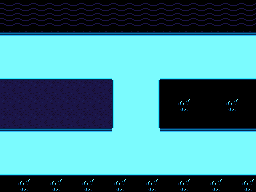

Tiled map render using the project's own tile images. Description and the whole map definition, tile-layer contents included, below:
An orthogonal 16x12 tile map with 16x16 px tiles, 3 tile layers (BGLower, BGUpper, BGUpper2) and 3 objects.

<map version="1.10" tiledversion="1.10.1" orientation="orthogonal" renderorder="right-down" width="16" height="12" tilewidth="16" tileheight="16" infinite="0" nextlayerid="11" nextobjectid="206">
 <tileset firstgid="1" source="waterfall.tsx" />
 <layer id="7" name="BGLower" width="16" height="12">
  <data encoding="csv">
155,155,155,155,155,155,155,155,155,155,155,155,155,155,155,155,
173,173,173,173,173,173,173,173,173,173,173,173,173,173,173,173,
140,140,140,140,140,140,140,140,140,140,140,140,140,140,140,140,
158,158,158,158,158,158,158,158,158,158,158,158,158,158,158,158,
176,176,176,176,176,176,176,158,158,158,176,176,176,176,176,176,
116,116,116,116,116,116,116,157,158,159,119,119,119,119,119,119,
116,116,116,116,116,116,116,157,158,159,119,180,119,119,180,119,
116,116,116,116,116,116,116,157,158,159,119,119,119,119,119,119,
140,140,140,140,140,140,140,158,158,158,140,140,140,140,140,140,
158,158,158,158,158,158,158,158,158,158,158,158,158,158,158,158,
176,176,176,176,176,176,176,176,176,176,176,176,176,176,176,176,
119,180,119,180,119,180,119,180,119,180,119,180,119,180,119,180
</data>
 </layer>
 <layer id="8" name="BGUpper" width="16" height="12">
  <data encoding="csv">
0,0,0,0,0,0,0,0,0,0,0,0,0,0,0,0,
0,0,0,0,0,0,0,0,0,0,0,0,0,0,0,0,
0,0,0,0,0,0,0,0,0,0,0,0,0,0,0,0,
0,0,0,0,0,0,0,0,0,0,0,0,0,0,0,0,
0,0,0,0,0,0,0,0,0,0,0,0,0,0,0,0,
0,0,0,0,0,0,0,0,0,0,0,0,0,0,0,0,
0,0,0,0,0,0,0,0,0,0,0,0,0,0,0,0,
0,0,0,0,0,0,0,0,0,0,0,0,0,0,0,0,
0,0,0,0,0,0,0,0,0,0,0,0,0,0,0,0,
0,0,0,0,0,0,0,0,0,0,0,0,0,0,0,0,
0,0,0,0,0,0,0,0,0,0,0,0,0,0,0,0,
0,0,0,0,0,0,0,0,0,0,0,0,0,0,0,0
</data>
 </layer>
 <layer id="9" name="BGUpper2" width="16" height="12">
  <data encoding="csv">
0,0,0,0,0,0,0,0,0,0,0,0,0,0,0,0,
0,0,0,0,0,0,0,0,0,0,0,0,0,0,0,0,
0,0,0,0,0,0,0,0,0,0,0,0,0,0,0,0,
0,0,0,0,0,0,0,0,0,0,0,0,0,0,0,0,
0,0,0,0,0,0,0,0,0,0,0,0,0,0,0,0,
0,0,0,0,0,0,0,0,0,0,0,0,0,0,0,0,
0,0,0,0,0,0,0,0,0,0,0,0,0,0,0,0,
0,0,0,0,0,0,0,0,0,0,0,0,0,0,0,0,
0,0,0,0,0,0,0,0,0,0,0,0,0,0,0,0,
0,0,0,0,0,0,0,0,0,0,0,0,0,0,0,0,
0,0,0,0,0,0,0,0,0,0,0,0,0,0,0,0,
0,0,0,0,0,0,0,0,0,0,0,0,0,0,0,0
</data>
 </layer>
 <objectgroup id="10" name="Wall">
  <object id="203" x="0" y="128" width="256" height="16" />
  <object id="204" x="0" y="64" width="256" height="16" />
  <object id="205" x="112" y="80" width="48" height="48" />
 </objectgroup>
 <objectgroup id="3" name="Entity" opacity="0.71" />
 <objectgroup draworder="index" id="4" name="Warp" />
 <objectgroup id="5" name="Path" />
</map>
